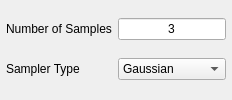
              <widget class="QWidget" name="augmentation_tab">
               <attribute name="title">
                <string>Augmentation</string>
               </attribute>
               <layout class="QGridLayout" name="gridLayout">
                <property name="leftMargin">
                 <number>6</number>
                </property>
                <property name="topMargin">
                 <number>6</number>
                </property>
                <property name="rightMargin">
                 <number>6</number>
                </property>
                <property name="bottomMargin">
                 <number>6</number>
                </property>
                <item row="0" column="1">
                 <widget class="QLineEdit" name="num_samples">
                  <property name="text">
                   <string>3</string>
                  </property>
                  <property name="alignment">
                   <set>Qt::AlignmentFlag::AlignCenter</set>
                  </property>
                 </widget>
                </item>
                <item row="1" column="0">
                 <widget class="QLabel" name="label_4">
                  <property name="text">
                   <string>Sampler Type</string>
                  </property>
                 </widget>
                </item>
                <item row="1" column="1">
                 <widget class="QComboBox" name="sampler_type">
                  <item>
                   <property name="text">
                    <string>Gaussian</string>
                   </property>
                  </item>
                  <item>
                   <property name="text">
                    <string>Mixture</string>
                   </property>
                  </item>
                  <item>
                   <property name="text">
                    <string>KDE</string>
                   </property>
                  </item>
                 </widget>
                </item>
                <item row="0" column="0">
                 <widget class="QLabel" name="label">
                  <property name="text">
                   <string>Number of Samples</string>
                  </property>
                 </widget>
                </item>
               </layout>
              </widget>
